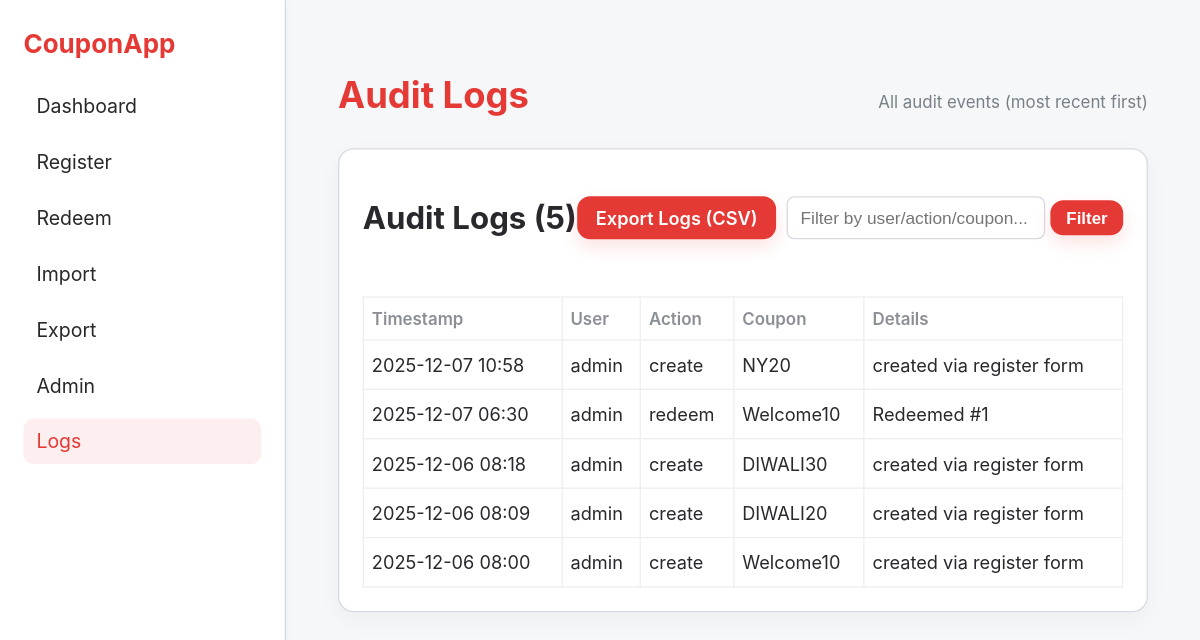
/logs, run on an earlier commit of the app's database.
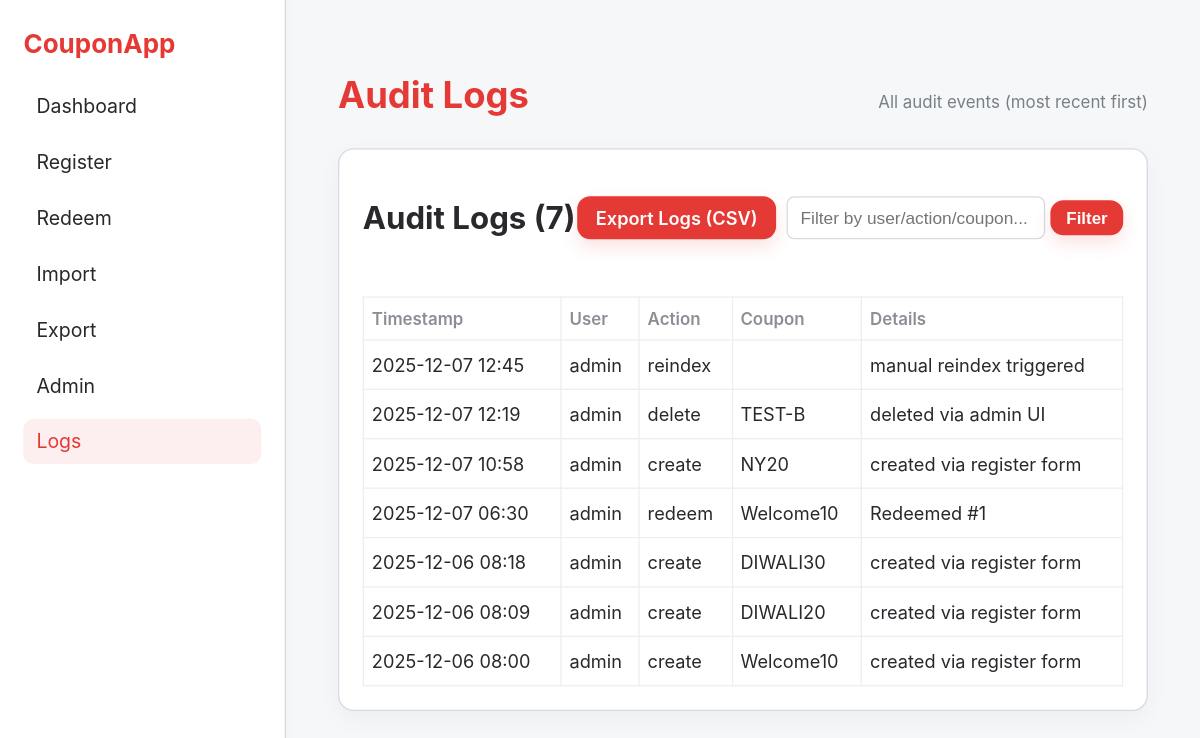
And on a later commit of the database.
### app/models.py (models this page shows)
class AuditLog(db.Model):
    __tablename__ = "audit_logs"
    id = db.Column(db.Integer, primary_key=True)
    timestamp = db.Column(db.DateTime, default=datetime.utcnow, nullable=False)
    user = db.Column(db.String(80), nullable=True)
    action = db.Column(db.String(80))
    coupon_code = db.Column(db.String(80), nullable=True)
    details = db.Column(db.String(255), nullable=True)

### app/routes.py (the view, shortened to what this page needs)
@bp.route("/logs", methods=["GET"])
def logs():
    q = (request.args.get("q") or "").strip().lower()
    query = AuditLog.query.order_by(AuditLog.timestamp.desc())
    rows = query.limit(200).all()  # cap for UI
    logs_out = []
    for r in rows:
        logs_out.append({
            "timestamp": r.timestamp.isoformat(sep=" ", timespec="minutes") if r.timestamp else "",
            "user": r.user or "",
            "action": r.action or "",
            "coupon_code": r.coupon_code or "",
            "details": r.details or ""
        })
    return render_template("logs.html", logs=logs_out)

### app/templates/logs.html (shortened to what this page needs)
{% extends "base.html" %}
{% block content %}
<div class="app-container">
  <aside class="sidebar" aria-hidden="true">
    <div class="sidebar-brand">CouponApp</div>
    <nav class="side-nav">
      <a class="nav-item" href="{{ url_for('main.index') }}">Dashboard</a>
      <a class="nav-item" href="{{ url_for('main.register') }}">Register</a>
      <a class="nav-item" href="{{ url_for('main.redeem') }}">Redeem</a>
      <a class="nav-item" href="{{ url_for('main.import_excel') }}">Import</a>
      <a class="nav-item" href="{{ url_for('main.export') }}">Export</a>
      <a class="nav-item" href="{{ url_for('main.admin') }}">Admin</a>
      <a class="nav-item active" href="{{ url_for('main.logs') }}">Logs</a>
    </nav>
  </aside>
  <main class="main">
    <header class="main-header">
      <h1 class="title">Audit Logs</h1>
      <div class="header-meta">All audit events (most recent first)</div>
    </header>
    <section class="table-card">
      <div style="display:flex; justify-content:space-between; align-items:center;">
        <h2>Audit Logs ({{ logs|length }})</h2>
        <div style="display:flex; gap:8px;">
          <a class="btn" href="{{ url_for('main.export_logs_csv') }}">Export Logs (CSV)</a>
          <form method="get" action="{{ url_for('main.logs') }}">
            <input name="q" value="{{ request.args.get('q','') }}" placeholder="Filter by user/action/coupon..." style="padding:8px 10px; border-radius:6px; border:1px solid #d7dae1;" />
            <button class="btn small" type="submit">Filter</button>
          </form>
        </div>
      </div>
      <table class="coupons-table" style="margin-top:12px;">
        <thead><tr><th>Timestamp</th><th>User</th><th>Action</th><th>Coupon</th><th>Details</th></tr></thead>
        <tbody>
          {% for l in logs %}
          <tr>
            <td>{{ l.timestamp }}</td>
            <td>{{ l.user or '' }}</td>
            <td>{{ l.action }}</td>
            <td>{{ l.coupon_code or '' }}</td>
            <td>{{ l.details or '' }}</td>
          </tr>
          {% endfor %}
        </tbody>
      </table>
    </section>
  </main>
</div>
{% endblock %}

What changed in the data, as far as the page shows it:
added AuditLog: timestamp "2025-12-07 12:45", user "admin", action "reindex", details "manual reindex triggered"
added AuditLog: timestamp "2025-12-07 12:19", user "admin", action "delete", coupon_code "TEST-B", details "deleted via admin UI"
Also different on the page:
{{ logs|length }}: "5" → "7"
